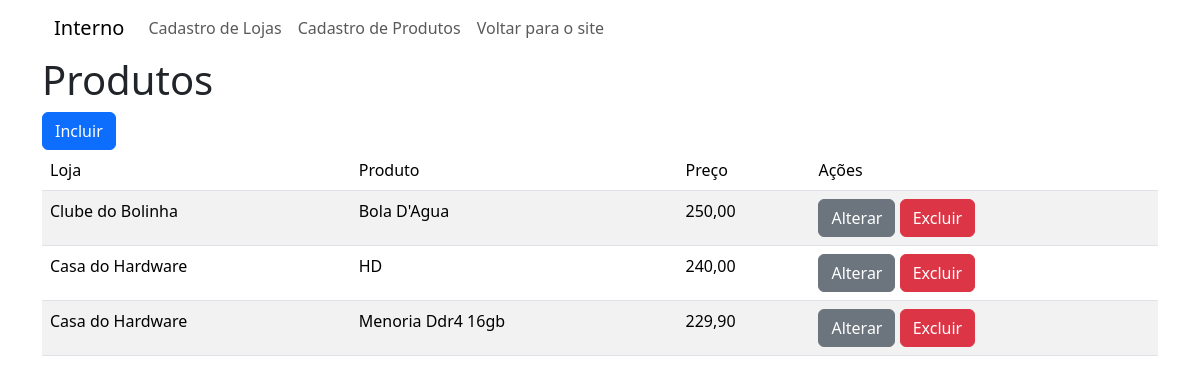
/cadastro/listar_produtos, run on the app's committed database.
### cadastro/models.py (models this page shows, shortened)
class Produto(models.Model):
    loja = models.ForeignKey(Loja, on_delete=models.DO_NOTHING) #chave para linkar o Produto a Loja
    nome = models.CharField(max_length=100)
    preco = models.DecimalField(max_digits=9, decimal_places=2)
    destaque = models.BooleanField()

class Loja(models.Model):
    nome = models.CharField(max_length=100)
    telefone = models.CharField(max_length=20)
    numero = models.IntegerField(max_length = 5 ,null=True ,blank=True)
    def __str__(self):
        return self.nome

### cadastro/views.py (the view)
# urls.py: path('listar_produtos' , views.listar_produtos, name='listar_produtos'),
def listar_produtos(request):
    produtos = Produto.objects.order_by(Lower('nome'))
    return render(request,'listar_produtos.html', {'produtos':produtos})

### cadastro/templates/listar_produtos.html
{% extends 'menu_interno.html' %}
{% block content %}
    <h1>Produtos</h1>
    <a href="{% url 'incluir_produtos' %}" class="btn btn-primary">Incluir</a>
<table class ="table table-striped">
    <thead>
        <tr>
             <td>Loja</td>
             <td>Produto</td>
             <td>Preço</td>
             <td>Ações</td>
        </tr>
  </thead>
<tbody>
        {% for p in produtos %}
        <tr>
            <td>{{p.loja}}</td>
            <td>{{p.nome}}</td>
            <td>{{p.preco}}</td>
            <td><a href="{% url 'alterar_produto' p.id %}" class="btn btn-secondary">Alterar</a>
                <a href="{% url 'excluir_produto' p.id %} " onclick='return excluir()' class="btn btn-danger">Excluir</a>
            </td>
        </tr>
        {% endfor %}
    </tbody>
    </table>
{% endblock %}

### data on the page
Produto: loja "Clube do Bolinha", nome "Bola D'Agua", preco "250,00"
Produto: loja "Casa do Hardware", nome "HD", preco "240,00"
Produto: loja "Casa do Hardware", nome "Menoria Ddr4 16gb", preco "229,90"
